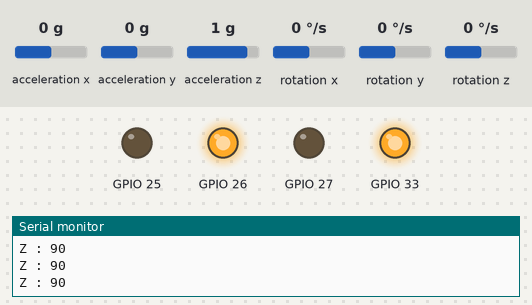
Bench run of a sketch on a simulated ESP32. On the bench: output pins drawn as LEDs (lit = HIGH), the last lines printed to the serial monitor. The test bench sets the inputs (shaded band); at power-on: rotation z 0 °/s, acceleration x 0 g, acceleration y 0 g, acceleration z 1 g, rotation x 0 °/s, rotation y 0 °/s.

Above: at 3.2 s.
3.3 s: rotation z set to -192 °/s
At 3.7 s:
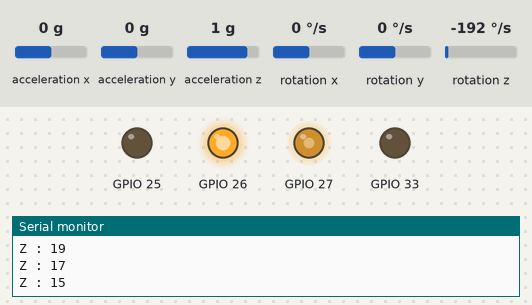
4.8 s: rotation z set to 100 °/s
At 9.0 s:
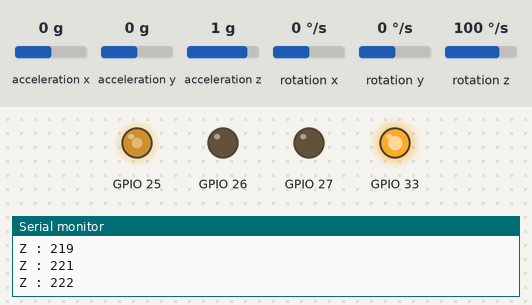
Timing chart, 0 to 10.5 s (numbered marks = the images above; inputs shaded):
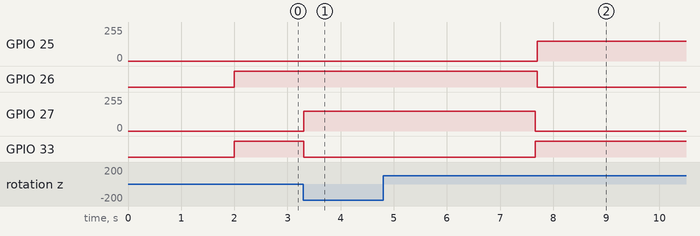

Measured:
- after the input at 3.3 s, GPIO 27: 0/255 → 149/255 at once; GPIO 33: HIGH → LOW at once
- after the input at 4.8 s, GPIO 25: 0/255 → 149/255 after 2.9 s; GPIO 26: HIGH → LOW after 2.9 s; GPIO 27: 149/255 → 0/255 after 2.9 s; GPIO 33: LOW → HIGH after 2.9 s

The sketch:

1.TESTING_FILE.ino
```cpp
#include "Wire.h"
#include <MPU6050_light.h>

MPU6050 mpu(Wire);
unsigned long timer = 0;

const int motor1A = 33;
const int motor1B = 27;
const int motor2A = 26;
const int motor2B = 25;

void setup() {
  Serial.begin(115200);
  Wire.begin();

  byte status = mpu.begin();
  Serial.print(F("MPU6050 status: "));
  Serial.println(status);
  while(status!=0){ } // stop everything if could not connect to MPU6050

  Serial.println(F("Calculating offsets, do not move MPU6050"));
  delay(1000);
  // mpu.upsideDownMounting = true; // uncomment this line if the MPU6050 is mounted upside-down
  mpu.calcOffsets(); // gyro and accelero
  Serial.println("Done!\n");

  // configure LED PWM functionalitites
  ledcSetup(0,2000,8); //ledcSetup(ledChannel, freq, resolution);
  ledcSetup(1,2000,8);
  ledcSetup(2,2000,8);
  ledcSetup(3,2000,8);


  // attach the channel to the GPIO to be controlled
  ledcAttachPin(33, 0); //ledcAttachPin(ledPin, ledChannel);
  ledcAttachPin(27, 1);
  ledcAttachPin(26, 2);
  ledcAttachPin(25, 3);


}

void loop() {
  mpu.update();

  if((millis()-timer)>10){ // print data every 10ms


  int yawValue = map(mpu.getAngleZ(), -90, 90, 0, 180);
	Serial.print("Z : ");
	Serial.println(yawValue);
  if(yawValue>= 89 && yawValue<= 91){
    ledcWrite(0, 255);
    ledcWrite(1, 0);
    ledcWrite(2, 255);
    ledcWrite(3, 0);
  }
  else if(yawValue<= 89){
    ledcWrite(0, 0);
    ledcWrite(1, 150);
    ledcWrite(2, 255);
    ledcWrite(3, 0);
  }
  else if(yawValue>= 91){
    ledcWrite(0, 255);
    ledcWrite(1, 0);
    ledcWrite(2, 0);
    ledcWrite(3, 150);
  }
  else{

  }

  timer = millis();
  }
}
```
